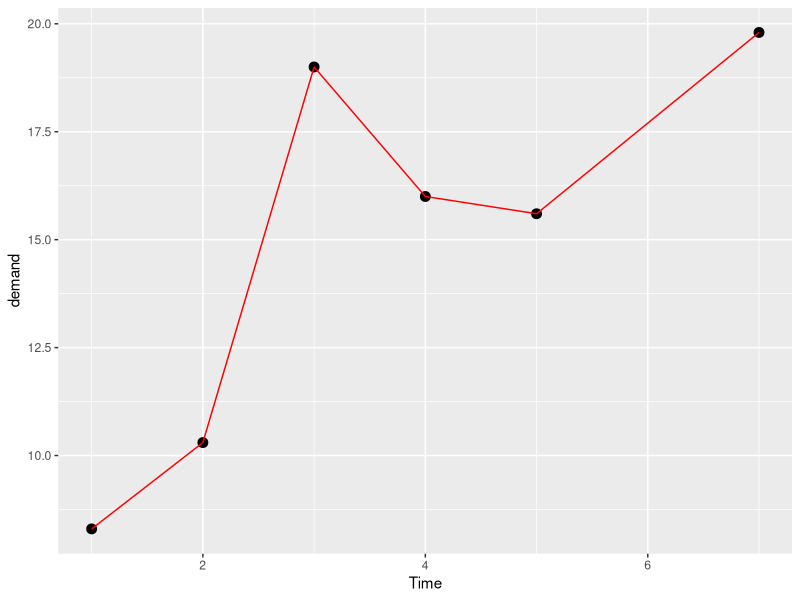

Write the R code that produced this figure.
library(tidyverse)

ggplot(BOD, aes(Time, demand)) +
  geom_point(size = 3) +
  geom_line(colour = "red")



CO2

view(CO2)
